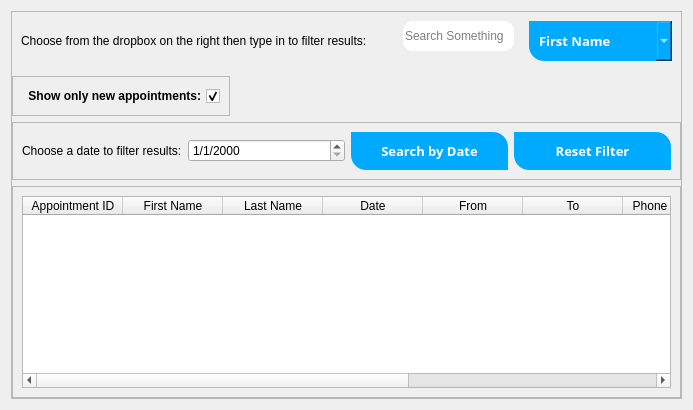
             <widget class="QWidget" name="Search">
              <attribute name="title">
               <string>SEARCH</string>
              </attribute>
              <layout class="QVBoxLayout" name="verticalLayout_9">
               <item>
                <widget class="QFrame" name="search_frame">
                 <property name="styleSheet">
                  <string notr="true"/>
                 </property>
                 <property name="frameShape">
                  <enum>QFrame::StyledPanel</enum>
                 </property>
                 <property name="frameShadow">
                  <enum>QFrame::Raised</enum>
                 </property>
                 <layout class="QVBoxLayout" name="verticalLayout_10">
                  <property name="leftMargin">
                   <number>0</number>
                  </property>
                  <property name="topMargin">
                   <number>0</number>
                  </property>
                  <property name="rightMargin">
                   <number>0</number>
                  </property>
                  <property name="bottomMargin">
                   <number>0</number>
                  </property>
                  <item alignment="Qt::AlignTop">
                   <widget class="QFrame" name="top_search_frame">
                    <property name="styleSheet">
                     <string notr="true"/>
                    </property>
                    <property name="frameShape">
                     <enum>QFrame::NoFrame</enum>
                    </property>
                    <property name="frameShadow">
                     <enum>QFrame::Raised</enum>
                    </property>
                    <layout class="QVBoxLayout" name="verticalLayout_11">
                     <property name="leftMargin">
                      <number>0</number>
                     </property>
                     <property name="topMargin">
                      <number>0</number>
                     </property>
                     <property name="rightMargin">
                      <number>0</number>
                     </property>
                     <property name="bottomMargin">
                      <number>0</number>
                     </property>
                     <item>
                      <widget class="QFrame" name="values_frame">
                       <property name="sizePolicy">
                        <sizepolicy hsizetype="Expanding" vsizetype="Expanding">
                         <horstretch>0</horstretch>
                         <verstretch>0</verstretch>
                        </sizepolicy>
                       </property>
                       <property name="minimumSize">
                        <size>
                         <width>30</width>
                         <height>0</height>
                        </size>
                       </property>
                       <property name="styleSheet">
                        <string notr="true"/>
                       </property>
                       <property name="frameShape">
                        <enum>QFrame::NoFrame</enum>
                       </property>
                       <property name="frameShadow">
                        <enum>QFrame::Raised</enum>
                       </property>
                       <layout class="QHBoxLayout" name="horizontalLayout_6">
                        <item>
                         <widget class="QLabel" name="label_13">
                          <property name="font">
                           <font/>
                          </property>
                          <property name="styleSheet">
                           <string notr="true"/>
                          </property>
                          <property name="text">
                           <string>Choose from the dropbox on the right then type in to filter results:</string>
                          </property>
                         </widget>
                        </item>
                        <item alignment="Qt::AlignTop">
                         <widget class="QFrame" name="frame_25">
                          <property name="minimumSize">
                           <size>
                            <width>150</width>
                            <height>0</height>
                           </size>
                          </property>
                          <property name="styleSheet">
                           <string notr="true">border-radius:10px;</string>
                          </property>
                          <property name="frameShape">
                           <enum>QFrame::StyledPanel</enum>
                          </property>
                          <property name="frameShadow">
                           <enum>QFrame::Raised</enum>
                          </property>
                          <layout class="QHBoxLayout" name="horizontalLayout_34">
                           <property name="spacing">
                            <number>0</number>
                           </property>
                           <property name="leftMargin">
                            <number>0</number>
                           </property>
                           <property name="topMargin">
                            <number>0</number>
                           </property>
                           <property name="bottomMargin">
                            <number>0</number>
                           </property>
                           <item>
                            <widget class="QLabel" name="label_38">
                             <property name="sizePolicy">
                              <sizepolicy hsizetype="Preferred" vsizetype="Preferred">
                               <horstretch>0</horstretch>
                               <verstretch>0</verstretch>
                              </sizepolicy>
                             </property>
                             <property name="minimumSize">
                              <size>
                               <width>30</width>
                               <height>30</height>
                              </size>
                             </property>
                             <property name="maximumSize">
                              <size>
                               <width>30</width>
                               <height>30</height>
                              </size>
                             </property>
                             <property name="text">
                              <string/>
                             </property>
                             <property name="pixmap">
                              <pixmap resource="scheduler -py full/icons.qrc">:/icons/icons8-search-24.png</pixmap>
                             </property>
                             <property name="scaledContents">
                              <bool>true</bool>
                             </property>
                            </widget>
                           </item>
                           <item>
                            <widget class="QLineEdit" name="search_edit">
                             <property name="sizePolicy">
                              <sizepolicy hsizetype="Expanding" vsizetype="Expanding">
                               <horstretch>0</horstretch>
                               <verstretch>0</verstretch>
                              </sizepolicy>
                             </property>
                             <property name="minimumSize">
                              <size>
                               <width>0</width>
                               <height>30</height>
                              </size>
                             </property>
                             <property name="styleSheet">
                              <string notr="true">border-bottom:0px;</string>
                             </property>
                             <property name="placeholderText">
                              <string>Search Something</string>
                             </property>
                            </widget>
                           </item>
                          </layout>
                         </widget>
                        </item>
                        <item>
                         <widget class="QComboBox" name="values_combobox">
                          <property name="sizePolicy">
                           <sizepolicy hsizetype="Preferred" vsizetype="Expanding">
                            <horstretch>0</horstretch>
                            <verstretch>0</verstretch>
                           </sizepolicy>
                          </property>
                          <property name="font">
                           <font>
                            <family>Comfortaa</family>
                            <pointsize>10</pointsize>
                            <weight>50</weight>
                            <italic>false</italic>
                            <bold>false</bold>
                           </font>
                          </property>
                          <property name="styleSheet">
                           <string notr="true">background-color: rgb(0, 170, 255);
color: rgb(255, 255, 255);

font: 10pt &quot;Comfortaa&quot;;
font-size: 13px;
	font-weight: bold;
	border-top-right-radius: 15px;
	border-top-left-radius: 0px;
	border-bottom-right-radius: 0px;
	border-bottom-left-radius: 15px;
	padding: 10px;
	font: 10pt &quot;Comfortaa&quot;;</string>
                          </property>
                          <item>
                           <property name="text">
                            <string>First Name</string>
                           </property>
                          </item>
                          <item>
                           <property name="text">
                            <string>Last Name</string>
                           </property>
                          </item>
                          <item>
                           <property name="text">
                            <string>Phone Number</string>
                           </property>
                          </item>
                          <item>
                           <property name="text">
                            <string>Appointment ID</string>
                           </property>
                          </item>
                          <item>
                           <property name="text">
                            <string>Note</string>
                           </property>
                          </item>
                         </widget>
                        </item>
                       </layout>
                      </widget>
                     </item>
                     <item alignment="Qt::AlignLeft">
                      <widget class="QFrame" name="new_appt_frame">
                       <property name="frameShape">
                        <enum>QFrame::StyledPanel</enum>
                       </property>
                       <property name="frameShadow">
                        <enum>QFrame::Raised</enum>
                       </property>
                       <layout class="QHBoxLayout" name="horizontalLayout_24">
                        <item>
                         <widget class="QCheckBox" name="checkbox">
                          <property name="font">
                           <font>
                            <weight>75</weight>
                            <bold>true</bold>
                           </font>
                          </property>
                          <property name="layoutDirection">
                           <enum>Qt::RightToLeft</enum>
                          </property>
                          <property name="styleSheet">
                           <string notr="true"/>
                          </property>
                          <property name="text">
                           <string>Show only new appointments:</string>
                          </property>
                          <property name="checkable">
                           <bool>true</bool>
                          </property>
                          <property name="checked">
                           <bool>true</bool>
                          </property>
                          <property name="autoExclusive">
                           <bool>false</bool>
                          </property>
                          <property name="tristate">
                           <bool>false</bool>
                          </property>
                         </widget>
                        </item>
                       </layout>
                      </widget>
                     </item>
                     <item>
                      <widget class="QFrame" name="date_frame">
                       <property name="frameShape">
                        <enum>QFrame::StyledPanel</enum>
                       </property>
                       <property name="frameShadow">
                        <enum>QFrame::Raised</enum>
                       </property>
                       <layout class="QHBoxLayout" name="horizontalLayout_8">
                        <item alignment="Qt::AlignLeft">
                         <widget class="QLabel" name="label_11">
                          <property name="maximumSize">
                           <size>
                            <width>300</width>
                            <height>16777215</height>
                           </size>
                          </property>
                          <property name="font">
                           <font/>
                          </property>
                          <property name="styleSheet">
                           <string notr="true"/>
                          </property>
                          <property name="text">
                           <string>Choose a date to filter results:</string>
                          </property>
                         </widget>
                        </item>
                        <item>
                         <widget class="QDateEdit" name="date_search_edit">
                          <property name="maximumSize">
                           <size>
                            <width>250</width>
                            <height>16777215</height>
                           </size>
                          </property>
                          <property name="font">
                           <font>
                            <pointsize>9</pointsize>
                           </font>
                          </property>
                          <property name="styleSheet">
                           <string notr="true"/>
                          </property>
                          <property name="displayFormat">
                           <string>d/M/yyyy</string>
                          </property>
                         </widget>
                        </item>
                        <item>
                         <widget class="QPushButton" name="search_by_date_btn">
                          <property name="maximumSize">
                           <size>
                            <width>300</width>
                            <height>16777215</height>
                           </size>
                          </property>
                          <property name="font">
                           <font>
                            <family>Comfortaa</family>
                            <pointsize>10</pointsize>
                            <weight>50</weight>
                            <italic>false</italic>
                            <bold>false</bold>
                           </font>
                          </property>
                          <property name="styleSheet">
                           <string notr="true">color: rgb(255, 255, 255);
background-color: rgb(0, 170, 255);
font-size: 13px;
	font-weight: bold;
	border-top-right-radius: 15px;
	border-top-left-radius: 0px;
	border-bottom-right-radius: 0px;
	border-bottom-left-radius: 15px;
	padding: 10px;
	font: 10pt &quot;Comfortaa&quot;;</string>
                          </property>
                          <property name="text">
                           <string>Search by Date</string>
                          </property>
                          <property name="icon">
                           <iconset>
                            <normaloff>icons/icons8-search-24.png</normaloff>icons/icons8-search-24.png</iconset>
                          </property>
                         </widget>
                        </item>
                        <item>
                         <widget class="QPushButton" name="reset_btn">
                          <property name="maximumSize">
                           <size>
                            <width>300</width>
                            <height>16777215</height>
                           </size>
                          </property>
                          <property name="font">
                           <font>
                            <family>Comfortaa</family>
                            <pointsize>10</pointsize>
                            <weight>50</weight>
                            <italic>false</italic>
                            <bold>false</bold>
                           </font>
                          </property>
                          <property name="styleSheet">
                           <string notr="true">color: rgb(255, 255, 255);
background-color: rgb(0, 170, 255);
font-size: 13px;
	font-weight: bold;
	border-top-right-radius: 15px;
	border-top-left-radius: 0px;
	border-bottom-right-radius: 0px;
	border-bottom-left-radius: 15px;
	padding: 10px;
	font: 10pt &quot;Comfortaa&quot;;</string>
                          </property>
                          <property name="text">
                           <string>Reset Filter</string>
                          </property>
                          <property name="icon">
                           <iconset>
                            <normaloff>icons/icons8-delete-30.png</normaloff>icons/icons8-delete-30.png</iconset>
                          </property>
                         </widget>
                        </item>
                       </layout>
                      </widget>
                     </item>
                    </layout>
                   </widget>
                  </item>
                  <item>
                   <widget class="QFrame" name="main_search_frame">
                    <property name="sizePolicy">
                     <sizepolicy hsizetype="Expanding" vsizetype="Expanding">
                      <horstretch>0</horstretch>
                      <verstretch>0</verstretch>
                     </sizepolicy>
                    </property>
                    <property name="frameShape">
                     <enum>QFrame::StyledPanel</enum>
                    </property>
                    <property name="frameShadow">
                     <enum>QFrame::Raised</enum>
                    </property>
                    <layout class="QHBoxLayout" name="horizontalLayout_9">
                     <item>
                      <widget class="QTableWidget" name="search_table">
                       <property name="styleSheet">
                        <string notr="true"/>
                       </property>
                       <property name="editTriggers">
                        <set>QAbstractItemView::NoEditTriggers</set>
                       </property>
                       <column>
                        <property name="text">
                         <string>Appointment ID</string>
                        </property>
                       </column>
                       <column>
                        <property name="text">
                         <string>First Name</string>
                        </property>
                       </column>
                       <column>
                        <property name="text">
                         <string>Last Name</string>
                        </property>
                       </column>
                       <column>
                        <property name="text">
                         <string>Date</string>
                        </property>
                       </column>
                       <column>
                        <property name="text">
                         <string>From</string>
                        </property>
                       </column>
                       <column>
                        <property name="text">
                         <string>To</string>
                        </property>
                       </column>
                       <column>
                        <property name="text">
                         <string>Phone Number</string>
                        </property>
                       </column>
                       <column>
                        <property name="text">
                         <string>Note</string>
                        </property>
                       </column>
                       <column>
                        <property name="text">
                         <string>Price</string>
                        </property>
                       </column>
                       <column>
                        <property name="text">
                         <string>Patient ID</string>
                        </property>
                       </column>
                      </widget>
                     </item>
                    </layout>
                   </widget>
                  </item>
                 </layout>
                </widget>
               </item>
              </layout>
             </widget>
